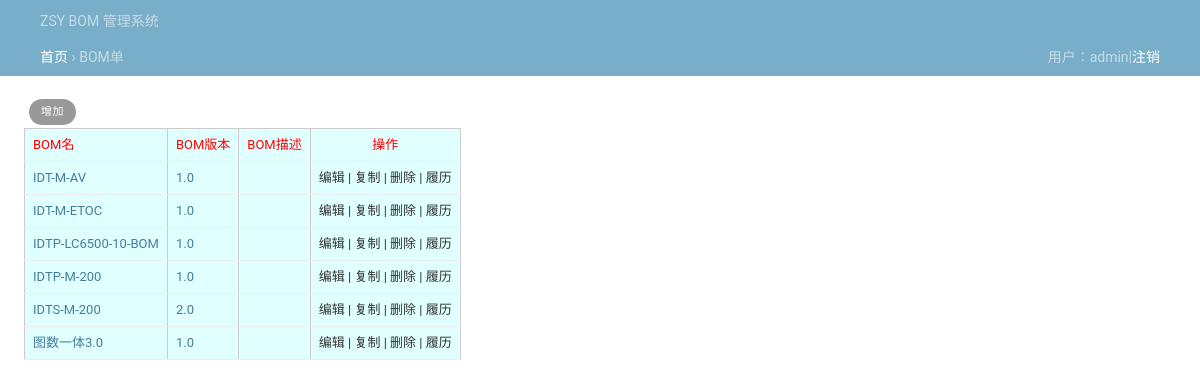
The app's page /bom/ (signed in) with its own data.
### View/models.py (models this page shows, shortened)
class Bom(models.Model):
    bomName = models.CharField(max_length=128,  verbose_name="Bom名")
    bomVersion = models.CharField(max_length=20,  verbose_name="Bom版本")
    bomDiscrib = models.CharField(max_length=128,  verbose_name="Bom描述", default="")
    bomContext = models.TextField(verbose_name="Bom内容")
    status = models.ForeignKey("DataStatus", on_delete=models.CASCADE, verbose_name="状态",default=1)
    owner = models.CharField(max_length=128, verbose_name="所有者")
    class Meta:
        unique_together = ('bomName', 'bomVersion',)
        verbose_name = 'BOM单'

### View/views_bom.py (the view)
# urls.py: path('bom/', views_bom.bom, name='bom'),
def bom(req):
    bom_table = models.Bom.objects.all().order_by("bomName")
    return render(req,"bom/bom_list.html", {"bom_list":bom_table, "table":models.Bom._meta.verbose_name,"cur_user": views_auth.getCurUser(req)})

### View/views_auth.py (called while the page is built)
def getCurUser(req):
    is_login = req.session.get('is_login',False)
    if not is_login:
        return "游客"
    return req.session.get('username',"游客")

### templates/bom/bom_list.html (shortened to what this page needs)
{% extends "layout.html" %}
{% block cur_navi %}
		<a href="{% url "index" %}">首页</a> &rsaquo; BOM单
{% endblock %}
{% block content %}
	<div class="content">
		<ul class="object-tools">
		    <li><a href="{% url "bom_add" %}">增加</a></li>
	    </ul>
	    <br><br>
		<table border="1px">
			<tr class="tabletitle">
				<td>BOM名</td>
				<td>BOM版本</td>
				<td>BOM描述</td>
				<td style="text-align: center">操作</td>
			</tr>
			{% for i in bom_list %}
			<tr>
				<td><a href="{% url "bom_detail" %}?bomName={{ i.bomName }}&bomVersion={{ i.bomVersion }}">{{ i.bomName }}</a></td>
				<td><a href="{% url "bom_detail" %}?bomName={{ i.bomName }}&bomVersion={{ i.bomVersion }}">{{ i.bomVersion }}</a></td>
				<td>{{ i.bomDiscrib }}</td>
			    <td><a class="td-edit">编辑</a> |
			        <a class="td-clone">复制</a> |
			        <a class="td-delete">删除</a> |
			        <a class="td-history">履历</a></td>
			</tr>
			{% endfor %}
		</table>
{% endblock %}

### static/site.css (style rules this page uses)
body { margin: 0; }
.content { margin-left: 2%; margin-top: 20px; }
.content td { width: auto; background-color: #e0ffff; }
.content .tabletitle { background-color: bule; color: red }
body { margin: 0; padding: 0; font-size: 14px; font-family: "Roboto", "Lucida Grande", "DejaVu Sans", "Bitstream Vera Sans", Verdana, Arial, sans-serif; color: #333; background: #fff; }
a:link, a:visited { color: #447e9b; text-decoration: none; }
p, ol, ul, dl { margin: .2em 0 .8em 0; }
ul li { list-style-type: square; padding: 1px 0; }
li, dt, dd { font-size: 13px; line-height: 20px; }
table { border-collapse: collapse; border-color: #ccc; }
td, th { font-size: 13px; line-height: 16px; border-bottom: 1px solid #eee; vertical-align: top; padding: 8px; font-family: "Roboto", "Lucida Grande", Verdana, Arial, sans-serif; }
div.breadcrumbs a { color: #fff; }
.object-tools { font-size: 10px; font-weight: bold; padding-left: 0; float: left; position: relative; }
.object-tools li { display: block; float: left; margin-left: 5px; height: 16px; }
.object-tools a { border-radius: 15px; }
.object-tools a:link, .object-tools a:visited { display: block; float: left; padding: 3px 12px; background: #999; font-weight: 400; font-size: 11px; text-transform: uppercase; letter-spacing: 0.5px; color: #fff; }

### records on screen
Bom: bomName "IDT-M-AV", bomVersion "1.0"
Bom: bomName "IDT-M-ETOC", bomVersion "1.0"
Bom: bomName "IDTP-LC6500-10-BOM", bomVersion "1.0"
Bom: bomName "IDTP-M-200", bomVersion "1.0"
Bom: bomName "IDTS-M-200", bomVersion "2.0"
Bom: bomName "图数一体3.0", bomVersion "1.0"

### other values on screen
{{ cur_user }} "admin"
